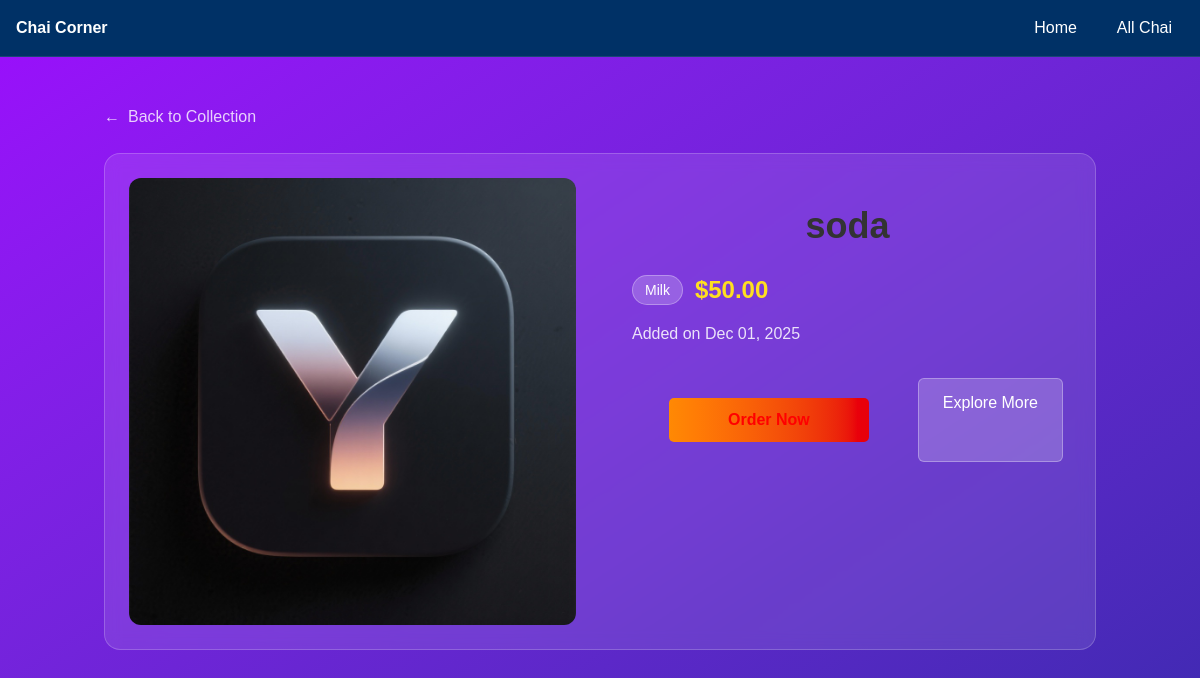
Page /chai/1/ on the committed database.
### app/models.py (models this page shows, shortened)
class Chai(models.Model):
    name = models.CharField(max_length=100)
    price = models.DecimalField(max_digits=5, decimal_places=2)
    image = models.ImageField(upload_to='chai_images/')
    date_added = models.DateTimeField(auto_now_add=timezone.now)
    CHAI_TYPE = (
        ('ML', 'Milk'),
        ('GR', 'Grass'),
        ('CH', 'Chai'),
    )
    type = models.CharField(max_length=2, choices=CHAI_TYPE, default='ML')

### app/views.py (the view)
# urls.py: path('<int:chai_id>/', views.chai_detail, name='chai_detail'),
def chai_detail(request, chai_id):
    chai = get_object_or_404(Chai, pk=chai_id)
    return render(request, 'chai/chai_detail.html', {'chai': chai})

### templates/chai/chai_detail.html (shortened to what this page needs)
{% extends 'layout.html' %}
{% block content %}
<div class="min-h-screen bg-gradient-to-br from-purple-600 to-indigo-800 text-white">
  <div class="max-w-5xl mx-auto px-4 py-12">
    <a href="{% url 'alliswell' %}" class="inline-flex items-center gap-2 text-white/80 hover:text-white mb-6">
      <span>←</span>
      <span>Back to Collection</span>
    </a>
    <div class="bg-white/10 border border-white/20 backdrop-blur rounded-2xl overflow-hidden">
      <div class="grid grid-cols-1 md:grid-cols-2">
        <div class="p-4 md:p-6">
          {% if chai.image %}
          <img src="{{ chai.image.url }}" alt="{{ chai.name }}" class="w-full h-80 md:h-full object-cover rounded-xl">
          {% else %}
          <div class="w-full h-80 md:h-full rounded-xl bg-white/20 flex items-center justify-center">
            <span class="text-6xl">☕</span>
          </div>
          {% endif %}
        </div>
        <div class="p-6 md:p-8">
          <h1 class="text-3xl md:text-4xl font-bold mb-2">{{ chai.name }}</h1>
          <div class="flex items-center gap-3 mb-4">
            <span class="px-3 py-1 rounded-full bg-white/20 border border-white/30 text-sm">{{ chai.get_type_display }}</span>
            <span class="text-yellow-300 font-bold text-2xl">${{ chai.price }}</span>
          </div>
          <p class="text-white/85">Added on {{ chai.date_added|date:"M d, Y" }}</p>
          <div class="mt-8 flex flex-wrap gap-3">
            <button class="px-6 py-3 rounded-md bg-gradient-to-r from-orange-400 to-red-600 text-white font-semibold hover:shadow-lg" onclick="orderChai('{{ chai.name }}')">Order Now</button>
            <a href="{% url 'alliswell' %}" class="px-6 py-3 rounded-md bg-white/20 border border-white/30 text-white hover:bg-white/30">Explore More</a>
          </div>
        </div>
      </div>
    </div>
  </div>
</div>
{% endblock %}

### static/style.css (style rules this page uses)
body { font-family: Arial, sans-serif; margin: 0; padding: 0; background-color: #007BFF; }
h1 { color: #333; text-align: center; padding: 20px; }
button { display: block; width: 200px; margin: 20px auto; padding: 10px; background-color:orange; color: red ; border: none; border-radius: 5px; cursor: pointer; }

### rows in the picture
Chai: image (picture), name "soda", type "Milk", price "50.00", date_added "Dec 01, 2025"
